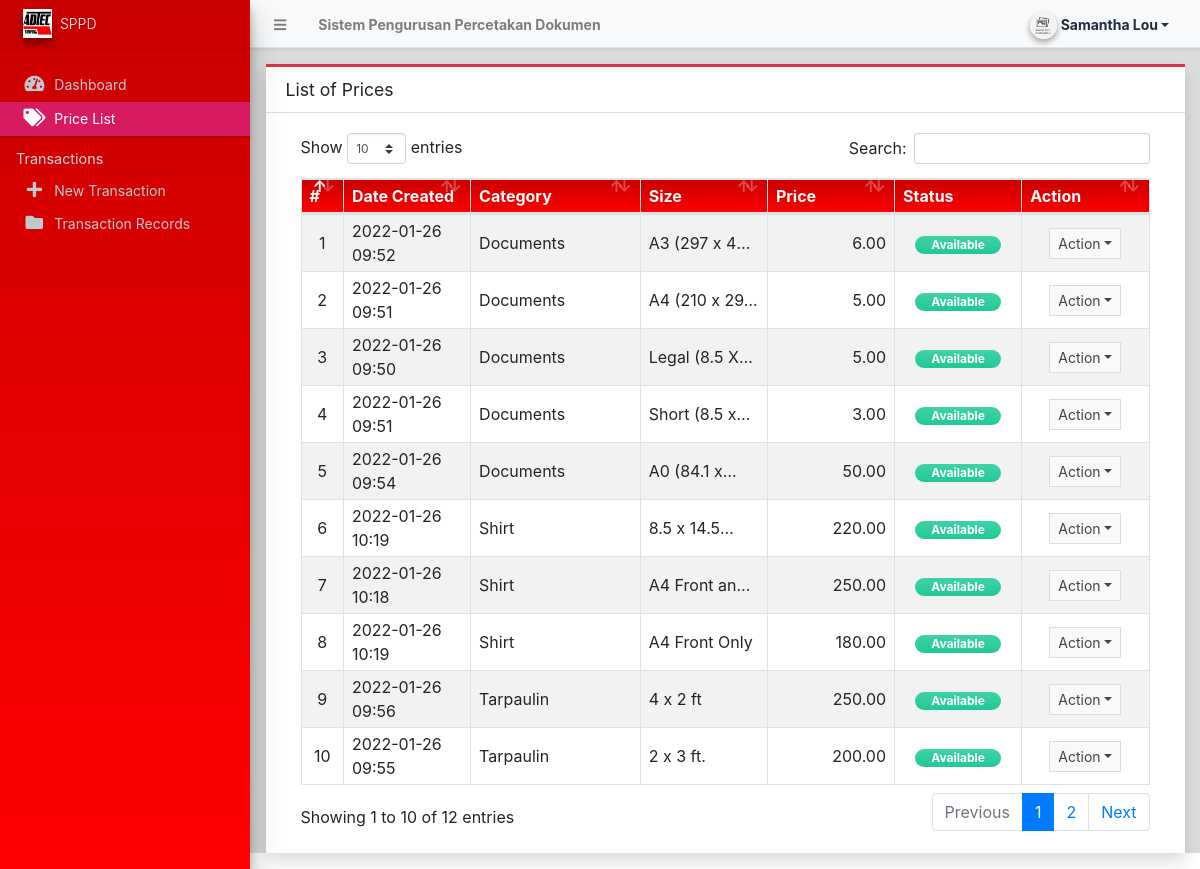
The app's page /user/?page=prices (signed in) with its own data.
### tables this page shows
CREATE TABLE IF NOT EXISTS `price_list` (
  `id` int NOT NULL AUTO_INCREMENT,
  `category_id` int NOT NULL,
  `size` text NOT NULL,
  `price` float NOT NULL DEFAULT '0',
  `status` tinyint(1) NOT NULL DEFAULT '1',
  `delete_flag` tinyint(1) NOT NULL DEFAULT '0',
  `date_created` datetime NOT NULL DEFAULT CURRENT_TIMESTAMP,
  `date_updated` datetime DEFAULT NULL ON UPDATE CURRENT_TIMESTAMP,
  PRIMARY KEY (`id`),
  KEY `category_id` (`category_id`)
);

CREATE TABLE IF NOT EXISTS `category_list` (
  `id` int NOT NULL AUTO_INCREMENT,
  `name` text NOT NULL,
  `description` text NOT NULL,
  `status` tinyint(1) NOT NULL DEFAULT '1',
  `delete_flag` tinyint(1) NOT NULL DEFAULT '0',
  `date_created` datetime NOT NULL DEFAULT CURRENT_TIMESTAMP,
  `date_updated` datetime DEFAULT NULL ON UPDATE CURRENT_TIMESTAMP,
  PRIMARY KEY (`id`)
);

### user/prices/index.php (the view, shortened to what this page needs)
<div class="card card-outline card-red rounded-0 shadow">
	<div class="card-header">
		<h3 class="card-title">List of Prices</h3>
	</div>
	<div class="card-body">
		<div class="container-fluid">
        <div class="container-fluid">
			<table class="table table-bordered table-hover table-striped">
				<colgroup>
					<col width="5%">
					<col width="15%">
					<col width="20%">
					<col width="15%">
					<col width="15%">
					<col width="15%">
					<col width="15%">
				</colgroup>
				<thead>
					<tr class="bg-gradient-red text-light">
						<th>#</th>
						<th>Date Created</th>
						<th>Category</th>
						<th>Size</th>
						<th>Price</th>
						<th>Status</th>
						<th>Action</th>
					</tr>
				</thead>
				<tbody>
					<?php
						$i = 1;
						$qry = $conn->query("SELECT p.*,c.name as category from `price_list` p inner join category_list c on p.category_id = c.id where p.delete_flag = 0 order by c.`name` asc, p.size asc ");
						while($row = $qry->fetch_assoc()):
					?>
						<tr>
							<td class="text-center"><?php echo $i++; ?></td>
							<td class=""><?php echo date("Y-m-d H:i",strtotime($row['date_created'])) ?></td>
							<td class=""><p class="m-0 truncate-1"><?php echo $row['category'] ?></p></td>
							<td class=""><p class="m-0 truncate-1"><?php echo $row['size'] ?></p></td>
							<td class="text-right"><?= number_format($row['price'],2) ?></td>
							<td class="text-center">
								<?php
									switch ($row['status']){
										case 1:
											echo '<span class="rounded-pill badge badge-success bg-gradient-teal px-3">Available</span>';
											break;
									}
								?>
							</td>
							<td align="center">
								 <button type="button" class="btn btn-flat btn-default btn-sm dropdown-toggle dropdown-icon" data-toggle="dropdown">
				                  		Action
				                  </button>
							</td>
						</tr>
					<?php endwhile; ?>
				</tbody>
			</table>
		</div>
		</div>
	</div>
</div>

### records on screen
price_list: date_created "2022-01-26 09:52", category.name "Documents", size "A3 (297 x…", price "6.00", status "Available"
price_list: date_created "2022-01-26 09:51", category.name "Documents", size "A4 (210 x…", price "5.00", status "Available"
price_list: date_created "2022-01-26 09:50", category.name "Documents", size "Legal (8.5…", price "5.00", status "Available"
price_list: date_created "2022-01-26 09:51", category.name "Documents", size "Short (8.5…", price "3.00", status "Available"
price_list: date_created "2022-01-26 09:54", category.name "Documents", size "Α0 (84.1…", price "50.00", status "Available"
price_list: date_created "2022-01-26 10:19", category.name "Shirt", size "8.5 x…", price "220.00", status "Available"
price_list: date_created "2022-01-26 10:18", category.name "Shirt", size "A4 Front…", price "250.00", status "Available"
price_list: date_created "2022-01-26 10:19", category.name "Shirt", size "A4 Front Only", price "180.00", status "Available"
price_list: date_created "2022-01-26 09:56", category.name "Tarpaulin", size "4 x 2 ft", price "250.00", status "Available"
price_list: date_created "2022-01-26 09:55", category.name "Tarpaulin", size "2 x 3 ft.", price "200.00", status "Available"

### other values on screen
$_settings->info('name') "Sistem Pengurusan Percetakan Dokumen"
$_settings->userdata('firstname').' '.$_settings->userdata('lastname') "Samantha Lou"
$_settings->info('short_name') "SPPD"
